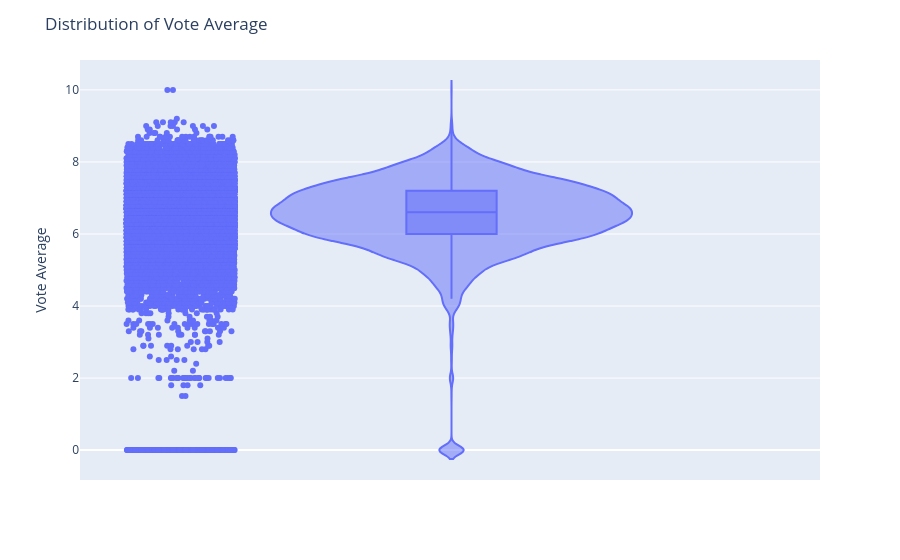

The cell this chart's notebook holds for it:
### Code cell
%pip install nbformat
%pip install plotly
import plotly.express as px
fig = px.violin(df, y='Vote_Average', box=True, points='all')
fig.update_layout(title='Distribution of Vote Average', yaxis_title='Vote Average')

### Figure 1 — Plotly figure (JSON) as saved in the notebook; plotly's stock layout.template omitted (floating-point values rounded to 4 significant figures; data arrays with more than 128 entries replaced by an {"elided": "..."} marker saying what was removed)
{"data": [{"alignmentgroup": "True", "box": {"visible": true}, "hovertemplate": "Vote_Average=%{y}<extra></extra>", "legendgroup": "", "marker": {"color": "#636efa"}, "name": "", "offsetgroup": "", "orientation": "v", "points": "all", "scalegroup": "True", "showlegend": false, "type": "violin", "x0": " ", "xaxis": "x", "y": {"elided": "25803 float values"}, "y0": " ", "yaxis": "y"}], "layout": {"legend": {"tracegroupgap": 0}, "margin": {"t": 60}, "title": {"text": "Distribution of Vote Average"}, "violinmode": "group", "xaxis": {"anchor": "y", "domain": [0, 1]}, "yaxis": {"anchor": "x", "domain": [0, 1], "title": {"text": "Vote Average"}}}}
